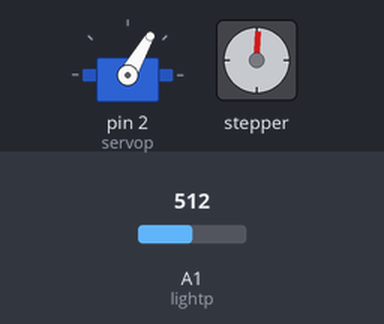
Bench run of a sketch on a simulated Arduino Uno, built with avr-gcc and run on an emulated ATmega328P. On the bench: servo, stepper motor. The inputs (shaded band) are chosen by the test bench; at power-on: A1 (lightp) = 512. Stepper angles assume 2048 steps per turn.

Above: at 0.1 s.
At 18.6 s:
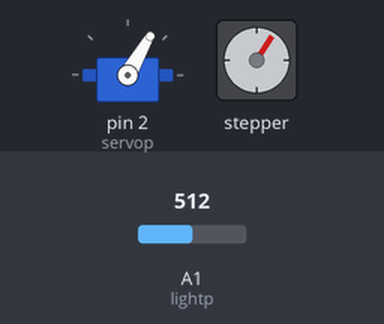
At 27.9 s:
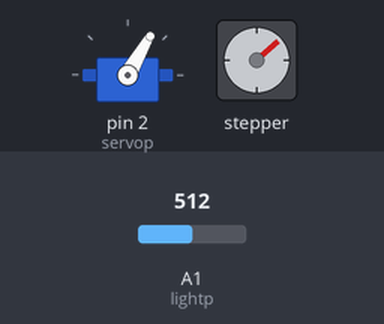
At 37.1 s:
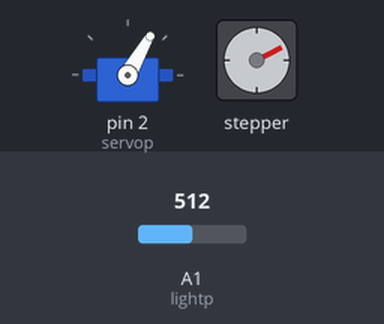
Timing chart, 0 to 38.6 s (numbered marks = the images above):
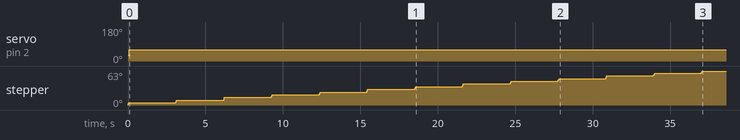

The sketch:

solar_panel_code.ino
```cpp
#include <Stepper.h>
int stepper = 2048;
int motSpeed = 10;
int dt = 500;
int turn = 28;

#include <Servo.h>
int servop = 2;
int servoi = 30;
int servot = 35;
Servo servo;

int lightp = A1;

int light;
int lightnew;

int sl;
int sln;


Stepper myStepper(stepper, 8, 10, 9, 11);
void setup() {
  // put your setup code here, to run once:
  Serial.begin(9600);
  myStepper.setSpeed(motSpeed);

  servo.attach(servop);
  servo.write(servoi);

  pinMode(lightp, INPUT);


}

void loop() {


  light = analogRead(lightp);

  myStepper.step(turn);

  lightnew = analogRead(lightp);

if (lightnew < light) {
  myStepper.step(-turn);

  }


  while (lightnew > light) {

    light = lightnew;

    myStepper.step(turn);

    lightnew = analogRead(lightp);

    }


  sl = analogRead(lightp);

  servo.write(60);

  sln = analogRead(lightp);

if (sln < sl) {
  servo.write(servot-5);

  }

servot = 60;
  while (sln > sl) {

    sl = sln;

    servot += 20;

    servo.write(servot);

    sln = analogRead(lightp);

    }

delay(3000);


}
```

Measured:
- by itself, servo on pin 2 (servop): 30° → 60° at 0.08 s
